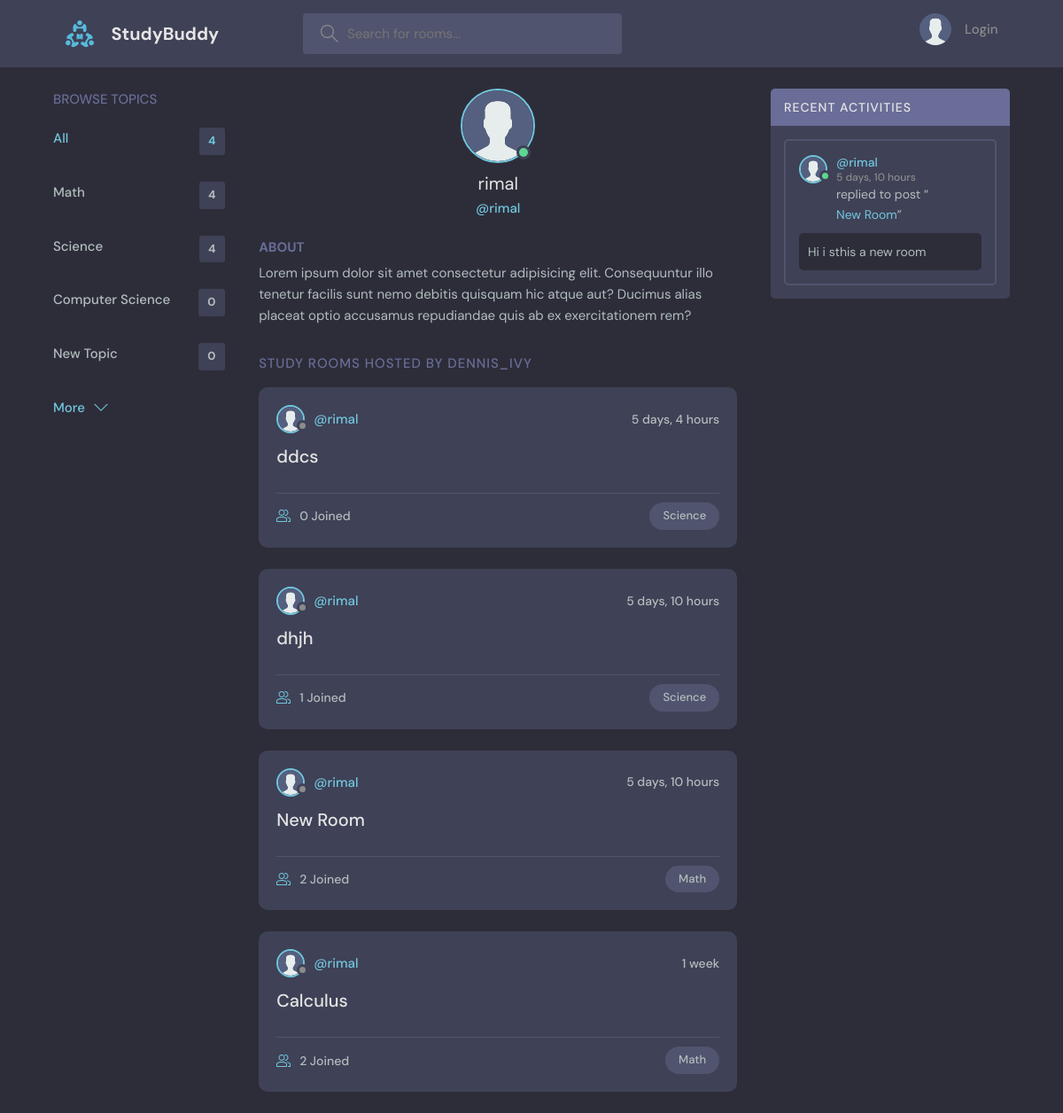
The app's page /profile/1 with its own data.
### base/models.py (models this page shows, shortened)
class Topic(models.Model):
    name = models.CharField(max_length=200)

class Room(models.Model):
    host = models.ForeignKey(User, on_delete = models.SET_NULL, null = True)
    topic =  models.ForeignKey(Topic, on_delete = models.SET_NULL, null = True)
    name = models.CharField(max_length=200)
    description = models.TextField(null = True, blank=True)
    participants = models.ManyToManyField(User, related_name='participants', blank=True )
    updated = models.DateTimeField(auto_now = True)
    created = models.DateTimeField(auto_now_add = True)
    class Meta:
        ordering = ['-updated', '-created']
    def __str__(self):
        return self.name

class Message(models.Model):
    user = models.ForeignKey(User, on_delete = models.CASCADE)
    room = models.ForeignKey(Room, on_delete = models.CASCADE)
    body = models.TextField()
    updated = models.DateTimeField(auto_now = True)
    created = models.DateTimeField(auto_now_add = True)
    class Meta:
        ordering = ['-updated', '-created']

### base/views.py (the view)
# urls.py: path('profile/<str:pk>', views.userProfile, name="user-profile"),
def userProfile(request, pk):
    user = User.objects.get(id=pk)
    topics = Topic.objects.all()
    room_messages = user.message_set.all()
    rooms = user.room_set.all()
    return render(request,'profile.html', {"user":user,
                                           "topics": topics,
                                           "rooms":rooms,
                                           "room_messages": room_messages} )

### templates/profile.html
{% extends 'main.html' %}
{% load static %}
{% block content %}
  <main class="profile-page layout layout--3">
    <div class="container">
      {% include 'topics_component.html' %}
      <div class="roomList">
        <div class="profile">
          <div class="profile__avatar">
            <div class="avatar avatar--large active">
              <img src="{% static 'images/avatar.svg' %}" />
            </div>
          </div>
          <div class="profile__info">
            <h3>{{user.username}}</h3>
            <p>@{{user.username}}</p>
          </div>
          <div class="profile__about">
            <h3>About</h3>
            <p>
              Lorem ipsum dolor sit amet consectetur adipisicing elit. Consequuntur illo tenetur
              facilis sunt nemo debitis quisquam hic atque aut? Ducimus alias placeat optio
              accusamus repudiandae quis ab ex exercitationem rem?
            </p>
          </div>
        </div>
        <div class="roomList__header">
          <div>
            <h2>Study Rooms Hosted by dennis_ivy</a>
            </h2>
          </div>
        </div>
        {% include 'feed_component.html' %}
      </div>
      {% include 'activity_component.html' %}
    </div>
  </main>
{% endblock %}

### templates/main.html (shortened to what this page needs)
<!DOCTYPE html>
{% load static %}
<html lang="en">
  <head>
    <link rel="stylesheet" href="{% static 'styles/style.css' %}"  />
  </head>
  <body>
    {% include 'navbar.html' %}
    {% block content %}
    {% endblock %}
  </body>
</html>

### templates/navbar.html (shortened to what this page needs)
{% load static %}
<header class="header header--loggedIn">
    <div class="container">
      <a href="{% url 'home' %}" class="header__logo">
        <img src="{% static 'images/logo.svg' %}" />
        <h1>StudyBuddy</h1>
      </a>
      <form class="header__search" method = "GET" action="{% url 'home' %}">
        <label>
          <input name="q" placeholder="Search for rooms..." />
        </label>
      </form>
      <nav class="header__menu">
        {% if request.user.is_authenticated %}
            <div class="header__user">
            <a href="{% url 'user-profile' request.user.id %}">
                <div class="avatar avatar--medium active">
                <img src="{% static 'images/avatar.svg' %}" />
                </div>
                <p>{{ request.user.username }}<span>@{{ request.user.username }}</span></p>
            </a>
            <button class="dropdown-button">
                <svg version="1.1" xmlns="http://www.w3.org/2000/svg" width="32" height="32" viewBox="0 0 32 32">
                <title>chevron-down</title>
                <path d="M16 21l-13-13h-3l16 16 16-16h-3l-13 13z"></path>
                </svg>
            </button>
            </div>
        {% else %}
            <a href="{% url 'login' %}">
            <img src="{% static 'images/avatar.svg' %}" />
            <p>Login</p>
            </a>
        {% endif %}
      </nav>
    </div>
  </header>

### templates/topics_component.html
<div class="topics">
    <div class="topics__header">
      <h2>Browse Topics</h2>
    </div>
    <ul class="topics__list">
      <li>
        <a href="{% url 'home' %}" class="active">All <span>{{topics.count}}</span></a>
      </li>
      {% for topic in topics %}
      <li>
        <a href="{% url 'home' %}?q={{topic.name}}">{{ topic.name }} <span>{{ topic.room_set.all.count }}</span></a>
      </li>
      {% endfor %}
    </ul>
    <a class="btn btn--link" href="topics.html">
      More
      <svg version="1.1" xmlns="http://www.w3.org/2000/svg" width="32" height="32" viewBox="0 0 32 32">
        <title>chevron-down</title>
        <path d="M16 21l-13-13h-3l16 16 16-16h-3l-13 13z"></path>
      </svg>
    </a>
  </div>

### templates/feed_component.html (shortened to what this page needs)
{% load static %}
{% for room in rooms %}
<div class="roomListRoom">
    <div class="roomListRoom__header">
      <a href="{% url 'user-profile' room.host.id %}" class="roomListRoom__author">
        <div class="avatar avatar--small">
          <img src="{% static 'images/avatar.svg' %}" />
        </div>
        <span>@{{room.host.username}}</span>
      </a>
      <div class="roomListRoom__actions">
        <span>{{room.created|timesince}}</span>
      </div>
    </div>
    <div class="roomListRoom__content">
      <a href="{% url 'room' room.id %}">{{ room.name }}</a>
    </div>
    <div class="roomListRoom__meta">
      <a href="{% url 'room' room.id %}" class="roomListRoom__joined">
        {{ room.participants.all.count }} Joined
      </a>
      <p class="roomListRoom__topic">{{ room.topic.name }}</p>
    </div>
  </div>
{% endfor %}

### templates/activity_component.html (shortened to what this page needs)
{% load static %}
<div class="activities">
    <div class="activities__header">
    <h2>Recent Activities</h2>
    </div>
    {% for message in room_messages %}
        <div class="activities__box">
        <div class="activities__boxHeader roomListRoom__header">
            <a href="{% url  'user-profile' message.user.id %}" class="roomListRoom__author">
            <div class="avatar avatar--small active">
                <img src="{% static 'images/avatar.svg' %}" />
            </div>
            <p>
                @{{message.user}}
                <span>{{message.created|timesince}}</span>
            </p>
            </a>
        </div>
        <div class="activities__boxContent">
            <p>replied to post “<a href="{% url 'room' message.room.id %}">{{message.room}}</a>”</p>
            <div class="activities__boxRoomContent">
            {{message.body}}
            </div>
        </div>
        </div>
    {% endfor %}
</div>

### records on screen
Topic: name "Math", room_set.all.count "4"
Topic: name "Science", room_set.all.count "4"
Topic: name "Computer Science", room_set.all.count "0"
Topic: name "New Topic", room_set.all.count "0"
Room: host.username "rimal", created "5 days, 4 hours", name "ddcs", participants.all.count "0", topic.name "Science"
Room: host.username "rimal", created "5 days, 10 hours", name "dhjh", participants.all.count "1", topic.name "Science"
Room: host.username "rimal", created "5 days, 10 hours", name "New Room", participants.all.count "2", topic.name "Math"
Room: host.username "rimal", created "1 week", name "Calculus", participants.all.count "2", topic.name "Math"
Message: user "rimal", created "5 days, 10 hours", room "New Room", body "Hi i sthis a new room"

### other values on screen
{{ topics.count }} "4"
{{ user.username }} "rimal"
